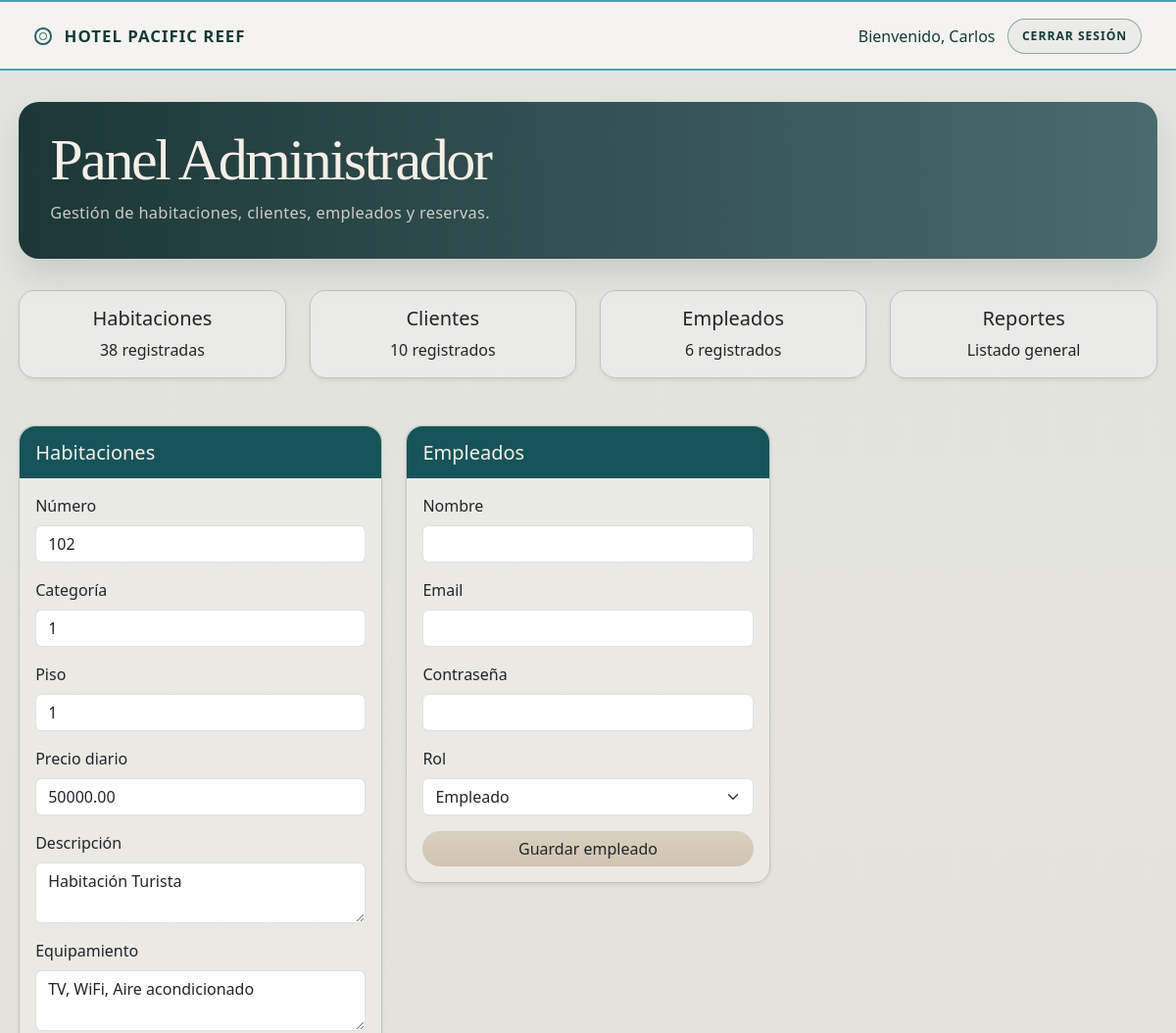
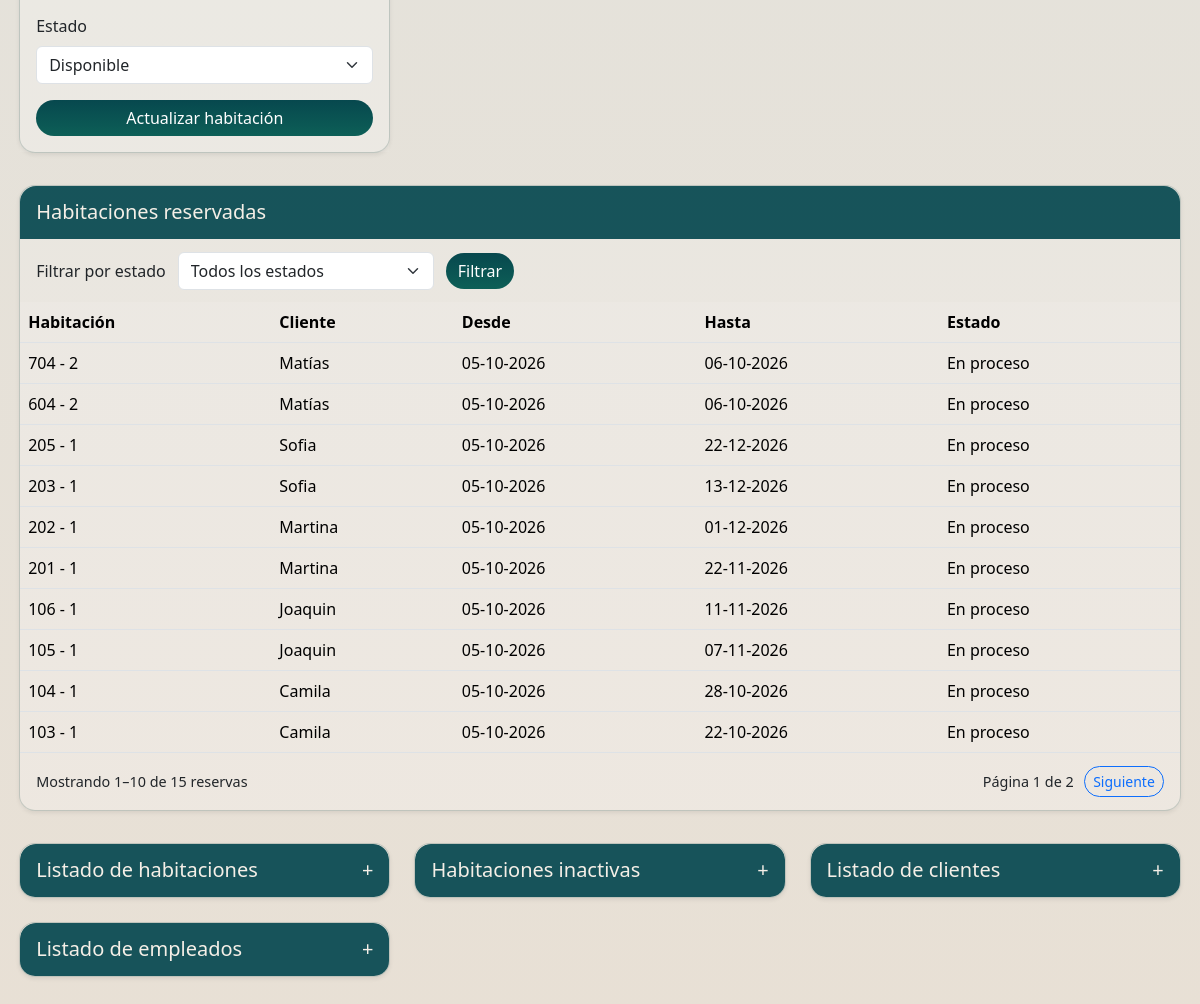
Page /App/views/admin.php?edit_habitacion=2 (signed in) on the committed database (2 pictures, top to bottom).
### tables this page shows
CREATE TABLE `habitacion` (
  `idHabitacion` int(11) NOT NULL,
  `numero` varchar(10) NOT NULL,
  `piso` int(11) NOT NULL,
  `descripcion` text DEFAULT NULL,
  `equipamiento` text DEFAULT NULL,
  `valorDiario` decimal(10,2) NOT NULL,
  `estado` varchar(30) DEFAULT 'Disponible',
  `idCategoria` int(11) NOT NULL
);

CREATE TABLE `reserva` (
  `idReserva` int(11) NOT NULL,
  `fechaReserva` datetime NOT NULL DEFAULT current_timestamp(),
  `fechaIngreso` date NOT NULL,
  `fechaSalida` date NOT NULL,
  `cantidadDias` int(11) NOT NULL,
  `valorTotal` decimal(10,2) NOT NULL,
  `valorAnticipo` decimal(10,2) NOT NULL,
  `estado` varchar(30) DEFAULT 'Pendiente',
  `idHabitacion` int(11) NOT NULL,
  `idCliente` int(11) NOT NULL
);

CREATE TABLE `cliente` (
  `idCliente` int(11) NOT NULL,
  `nombre` varchar(100) NOT NULL,
  `apellido` varchar(100) NOT NULL,
  `run` varchar(12) DEFAULT NULL,
  `email` varchar(150) NOT NULL,
  `telefono` varchar(20) DEFAULT NULL,
  `direccion` varchar(255) DEFAULT NULL,
  `password` varchar(255) NOT NULL,
  `estado` tinyint(1) DEFAULT 1,
  `idRol` int(11) NOT NULL
);

### App/views/admin.php (the view, shortened to what the rows shown need)
<?php
require_once '../config/database.php';
function getColumnList($conn, $table)
{
    $cols = [];
    $result = $conn->query("SHOW COLUMNS FROM `" . $table . "`");
    if ($result) {
        while ($row = $result->fetch_assoc()) {
            $cols[] = $row['Field'];
        }
    }
    return $cols;
}
function formatFechaEs($fecha)
{
    try {
        $date = new DateTime($fecha);
        return $date->format('d-m-Y');
    } catch (Exception $e) {
        return (string) $fecha;
    }
}
function detectarColumnaFecha($columns, $preferencias)
{
    foreach ($preferencias as $preferencia) {
        if (in_array($preferencia, $columns, true)) {
            return $preferencia;
        }
    }
    foreach ($columns as $column) {
        $lower = strtolower($column);
        if (str_contains($lower, 'fecha') || str_contains($lower, 'inicio') || str_contains($lower, 'fin') || str_contains($lower, 'desde') || str_contains($lower, 'hasta')) {
            if (!preg_match('/(?:^|_)(id|numero|codigo)(?:$|_)/i', $column)) {
                return $column;
            }
        }
    }
    return null;
}
$editHabitacion = $_GET['edit_habitacion'] ?? null;
$habitacionEdit = null;
if ($editHabitacion) {
    $result = $conn->query("SELECT * FROM habitacion WHERE idHabitacion='$editHabitacion' LIMIT 1");
    if ($result && $result->num_rows > 0) {
        $habitacionEdit = $result->fetch_assoc();
    }
}
$reservaColumns = getColumnList($conn, 'reserva');
$fechaInicioCol = detectarColumnaFecha($reservaColumns, ['fechaInicio', 'fecha_inicio', 'fecha_inicial', 'fechaEntrada', 'fecha_entrada']) ?? 'fechaIngreso';
$fechaFinCol = detectarColumnaFecha($reservaColumns, ['fechaFin', 'fecha_fin', 'fecha_final', 'fechaSalida', 'fecha_salida']) ?? 'fechaSalida';
$columnaInicioReserva = $fechaInicioCol ? "r.`$fechaInicioCol`" : 'r.fechaIngreso';
$columnaFinReserva = $fechaFinCol ? "r.`$fechaFinCol`" : 'r.fechaSalida';
$estadoReservaSql = "CASE
    WHEN r.estado = 'Cancelada' THEN 'Cancelada'
    WHEN $columnaFinReserva < CURDATE() THEN 'Finalizada'
    WHEN $columnaInicioReserva <= CURDATE() AND $columnaFinReserva >= CURDATE() THEN 'En proceso'
    ELSE r.estado
END";
$estadosReservas = [];
$resultadoEstados = $conn->query("SELECT DISTINCT $estadoReservaSql AS estado FROM reserva r ORDER BY estado");
while ($filaEstado = $resultadoEstados->fetch_assoc()) {
    if ($filaEstado['estado'] !== null && $filaEstado['estado'] !== '') {
        $estadosReservas[] = $filaEstado['estado'];
    }
}
$estadoFiltroReserva = $_GET['estadoReserva'] ?? '';
if (!is_string($estadoFiltroReserva) || !in_array($estadoFiltroReserva, $estadosReservas, true)) {
    $estadoFiltroReserva = '';
}
$paginaReservaEntrada = $_GET['paginaReservas'] ?? 1;
$paginaReservas = is_scalar($paginaReservaEntrada)
    ? filter_var($paginaReservaEntrada, FILTER_VALIDATE_INT, ['options' => ['min_range' => 1]])
    : false;
$paginaReservas = $paginaReservas ?: 1;
$condicionEstado = $estadoFiltroReserva === ''
    ? ''
    : ' WHERE (' . $estadoReservaSql . ") = '" . $conn->real_escape_string($estadoFiltroReserva) . "'";
$conteoReservas = $conn->query("SELECT COUNT(*) AS total FROM reserva r" . $condicionEstado);
$totalReservas = (int) $conteoReservas->fetch_assoc()['total'];
$reservasPorPagina = 10;
$totalPaginasReservas = max(1, (int) ceil($totalReservas / $reservasPorPagina));
$paginaReservas = min($paginaReservas, $totalPaginasReservas);
$inicioReservas = ($paginaReservas - 1) * $reservasPorPagina;
$reservasActivas = $conn->query(
    "SELECT r.*, h.numero, h.idCategoria, c.nombre AS nombreCliente
     FROM reserva r
     LEFT JOIN habitacion h ON h.idHabitacion = r.idHabitacion
     LEFT JOIN cliente c ON c.idCliente = r.idCliente" .
    $condicionEstado .
    " ORDER BY r.idReserva DESC LIMIT $reservasPorPagina OFFSET $inicioReservas"
);
?>
<!DOCTYPE html>
<html lang="es">
<head>
    <link rel="stylesheet" href="https://cdn.jsdelivr.net/npm/bootstrap@5.3.2/dist/css/bootstrap.min.css">
    <link rel="stylesheet" href="style.css">
</head>
<body class="page-admin">
    <div class="panel-wrap">
        <section class="panel-hero">
            <h1>Panel Administrador</h1>
        </section>
        <div class="container-fluid px-0 mb-5">
        <div class="row g-4">
            <div class="col-lg-4">
                <div class="card shadow-sm">
                    <div class="card-body">
                        <form method="POST">
                            <div class="mb-3">
                                <label class="form-label">Número</label>
                                <input id="numero-habitacion" type="text" name="numero" class="form-control" value="<?php echo htmlspecialchars($habitacionEdit['numero'] ?? ''); ?>" required>
                            </div>
                            <div class="mb-3">
                                <label class="form-label">Categoría</label>
                                <input id="categoria-habitacion" type="number" name="idCategoria" class="form-control" value="<?php echo htmlspecialchars($habitacionEdit['idCategoria'] ?? 1); ?>" min="1" required>
                            </div>
                            <div class="mb-3">
                                <label class="form-label">Piso</label>
                                <input id="piso-habitacion" type="number" name="piso" class="form-control" value="<?php echo htmlspecialchars($habitacionEdit['piso'] ?? 1); ?>" min="1" required>
                            </div>
                            <div class="mb-3">
                                <label class="form-label">Precio diario</label>
                                <input id="precio-habitacion" type="number" step="0.01" name="valorDiario" class="form-control" value="<?php echo htmlspecialchars($habitacionEdit['valorDiario'] ?? 0); ?>" required>
                            </div>
                            <div class="mb-3">
                                <label class="form-label">Descripción</label>
                                <textarea id="descripcion-habitacion" name="descripcion" class="form-control" rows="2"><?php echo htmlspecialchars($habitacionEdit['descripcion'] ?? ''); ?></textarea>
                            </div>
                            <div class="mb-3">
                                <label class="form-label">Equipamiento</label>
                                <textarea id="equipamiento-habitacion" name="equipamiento" class="form-control" rows="2"><?php echo htmlspecialchars($habitacionEdit['equipamiento'] ?? ''); ?></textarea>
                            </div>
                            <div class="mb-3">
                                <label class="form-label">Estado</label>
                                <select id="estado-habitacion" name="estado" class="form-select">
                                    <option value="Disponible" <?php echo (($habitacionEdit['estado'] ?? 'Disponible') === 'Disponible') ? 'selected' : ''; ?>>Disponible</option>
                                </select>
                            </div>
                        </form>
                    </div>
                </div>
            </div>
        </div>
        <div class="row g-4 mt-2">
            <div class="col-12">
                <div id="lista-reservas" class="card shadow-sm">
                    <div class="card-body p-0">
                        <table class="table mb-0">
                            <thead>
                                <tr>
                                    <th>Habitación</th>
                                    <th>Cliente</th>
                                    <th>Desde</th>
                                    <th>Hasta</th>
                                    <th>Estado</th>
                                </tr>
                            </thead>
                            <tbody>
                                <?php if ($reservasActivas->num_rows > 0): ?>
                                    <?php while ($reserva = $reservasActivas->fetch_assoc()): ?>
                                        <?php
                                        $estadoReserva = $reserva['estado'];
                                        $fechaInicioReserva = $fechaInicioCol ? substr((string) ($reserva[$fechaInicioCol] ?? ''), 0, 10) : '';
                                        $fechaFinReserva = $fechaFinCol ? substr((string) ($reserva[$fechaFinCol] ?? ''), 0, 10) : '';
                                        $hoy = date('Y-m-d');
                                        if ($estadoReserva !== 'Cancelada' && $fechaInicioReserva !== '' && $fechaFinReserva !== '') {
                                            if ($fechaFinReserva < $hoy) {
                                                $estadoReserva = 'Finalizada';
                                            } elseif ($fechaInicioReserva <= $hoy && $fechaFinReserva >= $hoy) {
                                                $estadoReserva = 'En proceso';
                                            }
                                        }
                                        ?>
                                        <tr>
                                            <td><?php echo htmlspecialchars(($reserva['numero'] ?? 'Habitación eliminada') . (isset($reserva['idCategoria']) ? ' - ' . $reserva['idCategoria'] : '')); ?></td>
                                            <td><?php echo htmlspecialchars($reserva['nombreCliente'] ?? 'Cliente eliminado'); ?></td>
                                            <td><?php echo htmlspecialchars(formatFechaEs($reserva[$fechaInicioCol] ?? '')); ?></td>
                                            <td><?php echo htmlspecialchars(formatFechaEs($reserva[$fechaFinCol] ?? '')); ?></td>
                                            <td><?php echo htmlspecialchars($estadoReserva); ?></td>
                                        </tr>
                                    <?php endwhile; ?>
                                <?php else: ?>
                                    <tr>
                                        <td colspan="5" class="text-center text-muted">No hay reservas para este estado.</td>
                                    </tr>
                                <?php endif; ?>
                            </tbody>
                        </table>
                    </div>
                </div>
            </div>
        </div>
    </div>
</body>
</html>

### rows in the picture
habitacion: numero "102", idCategoria "1", piso "1", valorDiario "50000.00", descripcion "Habitación Turista", equipamiento "TV, WiFi, Aire acondicionado", estado "Disponible"
reserva: idHabitacion.idCategoria "704 - 2", idCliente.nombre "Matías", fechaReserva "05-10-2026", fechaSalida "06-10-2026", estadoReserva "En proceso"
reserva: idHabitacion.idCategoria "604 - 2", idCliente.nombre "Matías", fechaReserva "05-10-2026", fechaSalida "06-10-2026", estadoReserva "En proceso"
reserva: idHabitacion.idCategoria "205 - 1", idCliente.nombre "Sofia", fechaReserva "05-10-2026", fechaSalida "22-12-2026", estadoReserva "En proceso"
reserva: idHabitacion.idCategoria "203 - 1", idCliente.nombre "Sofia", fechaReserva "05-10-2026", fechaSalida "13-12-2026", estadoReserva "En proceso"
reserva: idHabitacion.idCategoria "202 - 1", idCliente.nombre "Martina", fechaReserva "05-10-2026", fechaSalida "01-12-2026", estadoReserva "En proceso"
reserva: idHabitacion.idCategoria "201 - 1", idCliente.nombre "Martina", fechaReserva "05-10-2026", fechaSalida "22-11-2026", estadoReserva "En proceso"
reserva: idHabitacion.idCategoria "106 - 1", idCliente.nombre "Joaquin", fechaReserva "05-10-2026", fechaSalida "11-11-2026", estadoReserva "En proceso"
reserva: idHabitacion.idCategoria "105 - 1", idCliente.nombre "Joaquin", fechaReserva "05-10-2026", fechaSalida "07-11-2026", estadoReserva "En proceso"
reserva: idHabitacion.idCategoria "104 - 1", idCliente.nombre "Camila", fechaReserva "05-10-2026", fechaSalida "28-10-2026", estadoReserva "En proceso"
reserva: idHabitacion.idCategoria "103 - 1", idCliente.nombre "Camila", fechaReserva "05-10-2026", fechaSalida "22-10-2026", estadoReserva "En proceso"

### other values in the picture
$_SESSION['usuario'] "Carlos"
$habitaciones->num_rows "38"
$clientes->num_rows "10"
$empleados->num_rows "6"
$inicioReservas + 1 "1"
min($inicioReservas + $reservasActivas->num_rows, $totalReservas) "10"
$totalReservas "15"
$paginaReservas "1"
$totalPaginasReservas "2"
